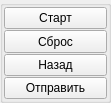
           <widget class="QGroupBox" name="right_btns">
            <property name="minimumSize">
             <size>
              <width>0</width>
              <height>103</height>
             </size>
            </property>
            <property name="maximumSize">
             <size>
              <width>111</width>
              <height>16777215</height>
             </size>
            </property>
            <property name="title">
             <string/>
            </property>
            <layout class="QVBoxLayout" name="verticalLayout">
             <property name="spacing">
              <number>1</number>
             </property>
             <property name="leftMargin">
              <number>1</number>
             </property>
             <property name="topMargin">
              <number>1</number>
             </property>
             <property name="rightMargin">
              <number>1</number>
             </property>
             <property name="bottomMargin">
              <number>1</number>
             </property>
             <item>
              <widget class="QPushButton" name="btn_timer_start">
               <property name="maximumSize">
                <size>
                 <width>111</width>
                 <height>28</height>
                </size>
               </property>
               <property name="cursor">
                <cursorShape>PointingHandCursor</cursorShape>
               </property>
               <property name="focusPolicy">
                <enum>Qt::NoFocus</enum>
               </property>
               <property name="toolTip">
                <string>Клавиша +</string>
               </property>
               <property name="text">
                <string>Старт</string>
               </property>
              </widget>
             </item>
             <item>
              <widget class="QPushButton" name="btn_timer_reset">
               <property name="maximumSize">
                <size>
                 <width>111</width>
                 <height>28</height>
                </size>
               </property>
               <property name="cursor">
                <cursorShape>PointingHandCursor</cursorShape>
               </property>
               <property name="focusPolicy">
                <enum>Qt::NoFocus</enum>
               </property>
               <property name="toolTip">
                <string>Клавиша -</string>
               </property>
               <property name="text">
                <string>Сброс</string>
               </property>
              </widget>
             </item>
             <item>
              <widget class="QPushButton" name="btn_backward">
               <property name="maximumSize">
                <size>
                 <width>111</width>
                 <height>28</height>
                </size>
               </property>
               <property name="cursor">
                <cursorShape>PointingHandCursor</cursorShape>
               </property>
               <property name="focusPolicy">
                <enum>Qt::NoFocus</enum>
               </property>
               <property name="toolTip">
                <string>Backspace</string>
               </property>
               <property name="text">
                <string>Назад</string>
               </property>
              </widget>
             </item>
             <item>
              <widget class="QPushButton" name="btn_send_results">
               <property name="maximumSize">
                <size>
                 <width>111</width>
                 <height>28</height>
                </size>
               </property>
               <property name="cursor">
                <cursorShape>PointingHandCursor</cursorShape>
               </property>
               <property name="focusPolicy">
                <enum>Qt::NoFocus</enum>
               </property>
               <property name="toolTip">
                <string>ПРОБЕЛ</string>
               </property>
               <property name="text">
                <string>Отправить</string>
               </property>
              </widget>
             </item>
            </layout>
           </widget>
